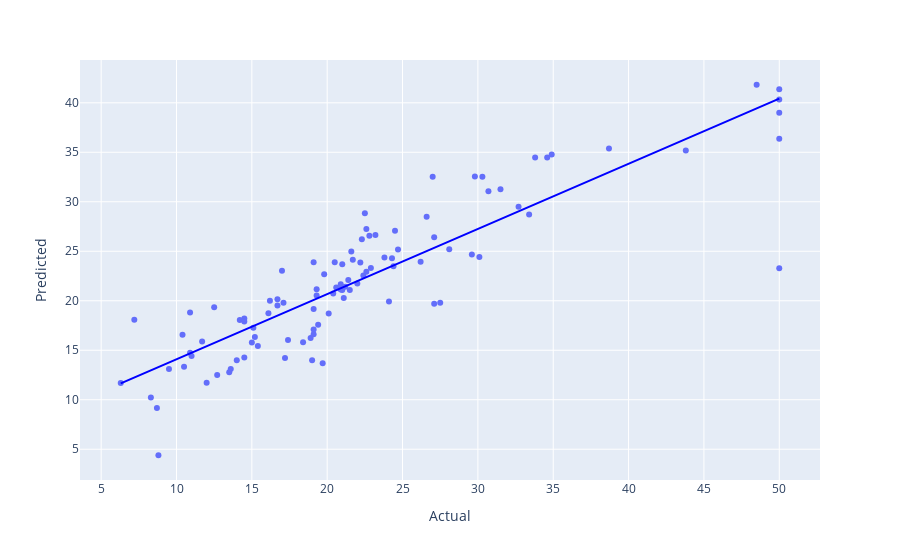

Source (notebook cell):
### Code cell
df = pd.DataFrame({'Actual': y_test.values.flatten(), 'Predicted': y_pred.flatten()})

px.scatter(df, x='Actual', y='Predicted', trendline='ols', trendline_color_override='blue')
